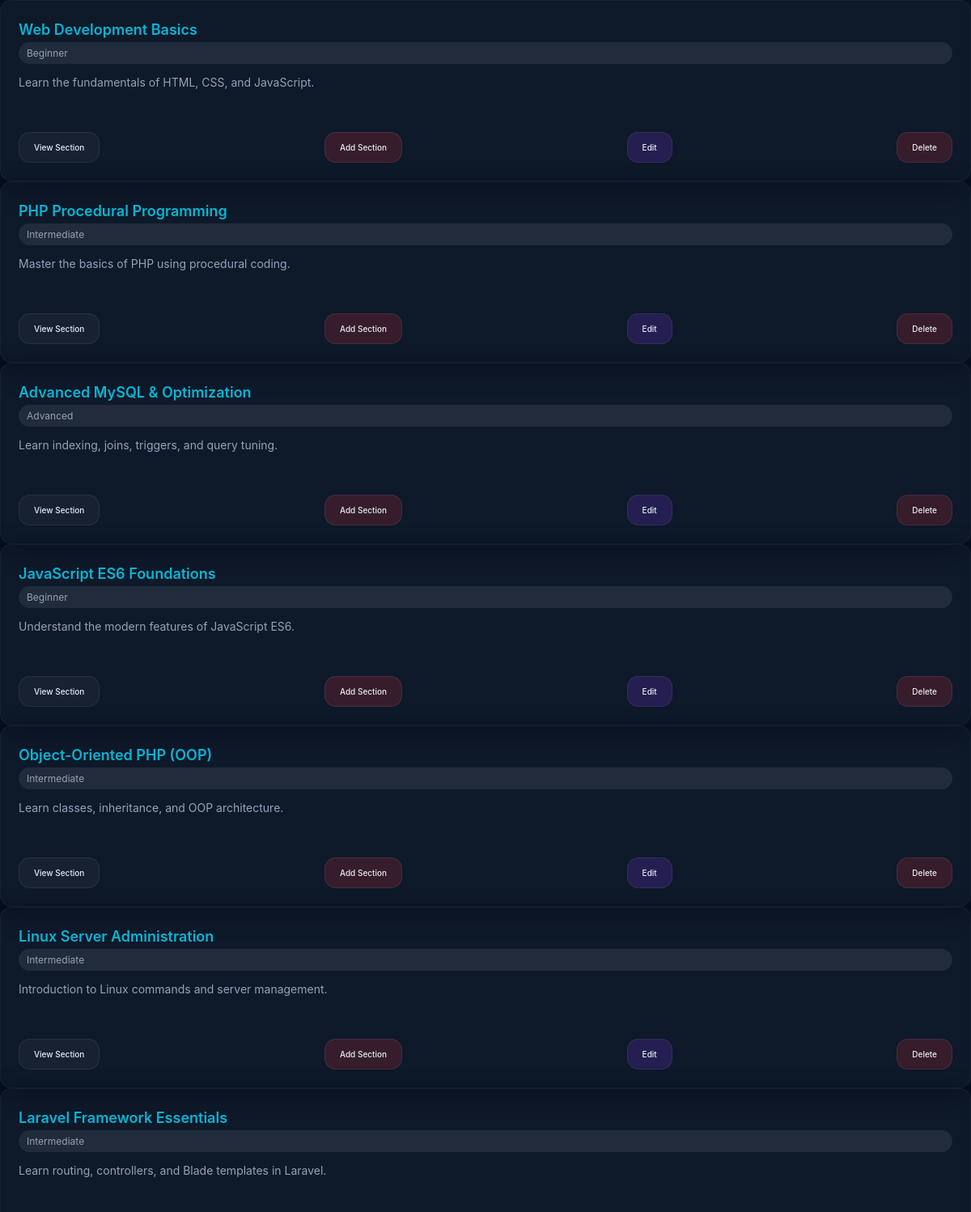
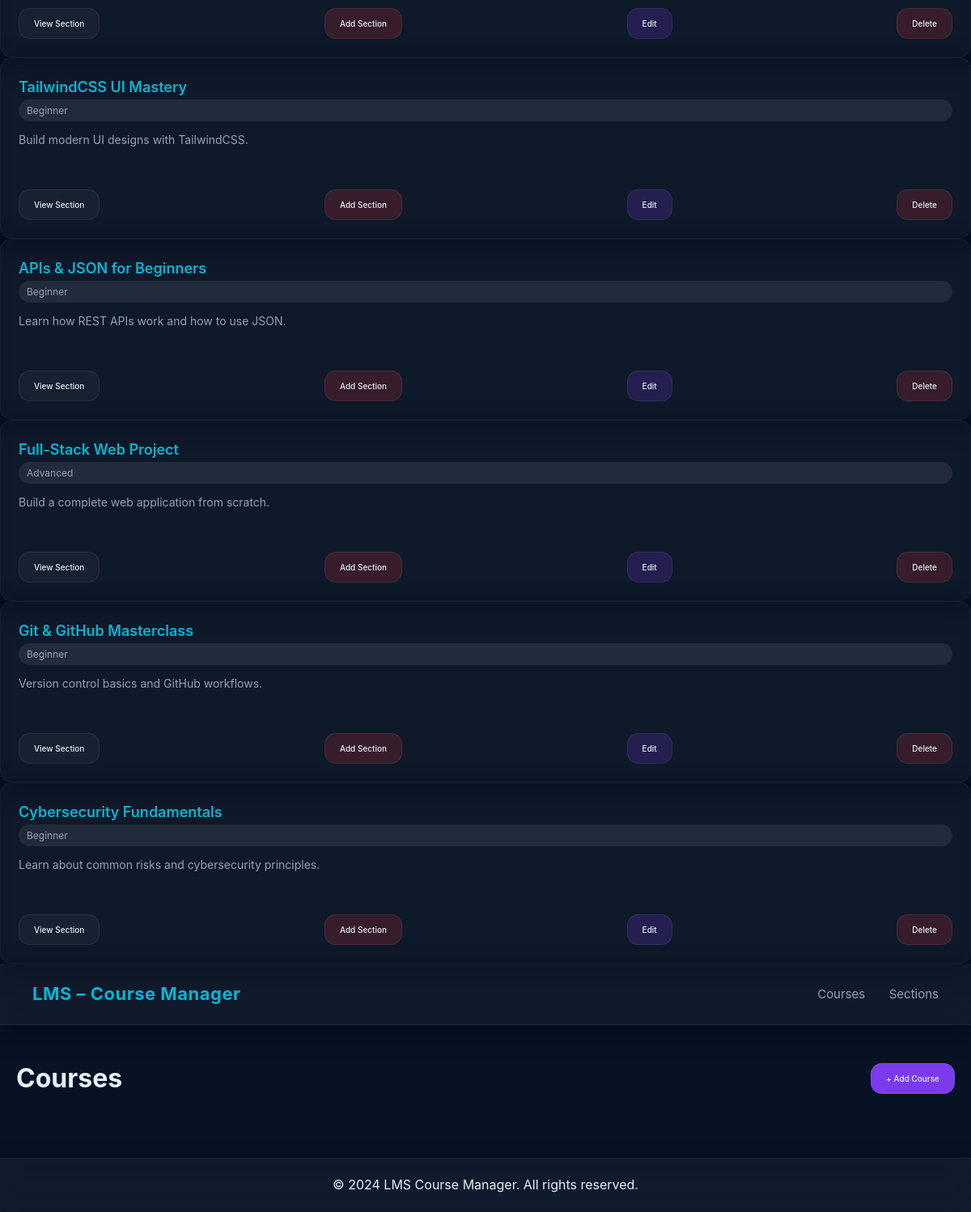
/cours/courses_list.php, run on the app's committed database (2 pictures, top to bottom).
### tables this page shows
CREATE TABLE courses (
    id INT AUTO_INCREMENT PRIMARY KEY,
    title VARCHAR(255) NOT NULL,
    description TEXT NOT NULL,
    level ENUM('Beginner', 'Intermediate', 'Advanced') NOT NULL,
    created_at TIMESTAMP DEFAULT CURRENT_TIMESTAMP
);

### cours/courses_list.php (the view, shortened to what this page needs)
<?php
require_once '../Infrastructure/config.php';
$data = "SELECT * FROM courses";
$result = mysqli_query($conn, $data);
while ($row =  $result->fetch_assoc()) {
?>
    <div class="course-card">
        <h2 class="title"><?= htmlspecialchars($row['title']) ?></h2>
        <p class="level"><?= htmlspecialchars($row['level']) ?></p>
        <p class="desc"><?= htmlspecialchars($row['description']) ?></p>
        <div class="actions">
            <a class="btn" onclick="showModalsections(<?= $row['id'] ?>)">View Section</a>
            <a class="btn delete" onclick="showAddSectionModal(<?= $row['id'] ?>)">Add Section</a>
            <a href="#" class="btn edit">Edit</a>
            <a href="#" class="btn delete">Delete</a>
        </div>
    </div>
<?php
}
require_once "../cours/courses_create.php";
?>

### assests/style.css (style rules this page uses)
:root { --bg-100: #071224; --bg-200: #0b1220; --surface: rgba(255,255,255,0.03); --muted: #94a3b8; --text: #e6eef8; --accent: #7c3aed; --accent-2: #06b6d4; --glass: rgba(255,255,255,0.04); --radius: 14px; --shadow: 0 8px 28px rgba(2,6,23,0.55); --gap: 20px; --max-width: 1200px; color-scheme: dark; font-family: Inter, system-ui, sans-serif; }
* { margin: 0; padding: 0; box-sizing: border-box; color: var(--text); }
body { background: var(--bg-100); line-height: 1.6; padding-bottom: 80px; }
.btn { padding: 10px 18px; border-radius: var(--radius); text-decoration: none; font-weight: 500; font-size: 10px; background: var(--glass); border: 1px solid rgba(255,255,255,0.07); transition: 0.2s; }
.edit { background: rgba(124,58,237,0.2); }
.delete { background: rgba(220,50,50,0.2); }
.course-card { background: var(--surface); width: 100%; padding: 22px; border-radius: var(--radius); backdrop-filter: blur(8px); border: 1px solid rgba(255,255,255,0.04); box-shadow: var(--shadow); transition: 0.2s ease; }
.course-card h2 { font-size: 18px; font-weight: 600; color: var(--accent-2); }
.level { background: rgba(255,255,255,0.08); padding: 4px 10px; border-radius: var(--radius); font-size: 12px; color: var(--muted); }
.desc { margin-top: 12px; color: var(--muted); font-size: 14px; min-height: 54px; }
.actions { margin-top: 18px; display: flex; justify-content: space-between; }

### data on the page
courses: title "Web Development Basics", level "Beginner", description "Learn the fundamentals of HTML, CSS, and JavaScript."
courses: title "PHP Procedural Programming", level "Intermediate", description "Master the basics of PHP using procedural coding."
courses: title "Advanced MySQL & Optimization", level "Advanced", description "Learn indexing, joins, triggers, and query tuning."
courses: title "JavaScript ES6 Foundations", level "Beginner", description "Understand the modern features of JavaScript ES6."
courses: title "Object-Oriented PHP (OOP)", level "Intermediate", description "Learn classes, inheritance, and OOP architecture."
courses: title "Linux Server Administration", level "Intermediate", description "Introduction to Linux commands and server management."
courses: title "Laravel Framework Essentials", level "Intermediate", description "Learn routing, controllers, and Blade templates in Laravel."
courses: title "TailwindCSS UI Mastery", level "Beginner", description "Build modern UI designs with TailwindCSS."
courses: title "APIs & JSON for Beginners", level "Beginner", description "Learn how REST APIs work and how to use JSON."
courses: title "Full-Stack Web Project", level "Advanced", description "Build a complete web application from scratch."
courses: title "Git & GitHub Masterclass", level "Beginner", description "Version control basics and GitHub workflows."
courses: title "Cybersecurity Fundamentals", level "Beginner", description "Learn about common risks and cybersecurity principles."
